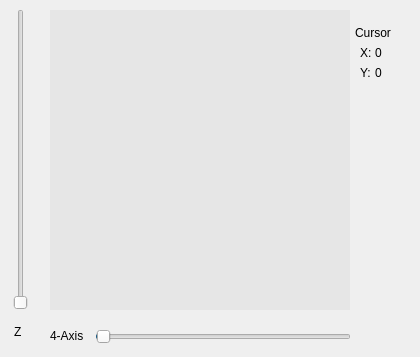
      <widget class="QWidget" name="t2D">
       <attribute name="title">
        <string>2D</string>
       </attribute>
       <widget class="QWidget" name="wg2D" native="true">
        <property name="geometry">
         <rect>
          <x>50</x>
          <y>10</y>
          <width>300</width>
          <height>300</height>
         </rect>
        </property>
        <property name="styleSheet">
         <string notr="true">background-color: rgb(230, 230, 230);</string>
        </property>
       </widget>
       <widget class="QSlider" name="vsZAdjsution">
        <property name="geometry">
         <rect>
          <x>10</x>
          <y>9</y>
          <width>22</width>
          <height>301</height>
         </rect>
        </property>
        <property name="maximum">
         <number>300</number>
        </property>
        <property name="orientation">
         <enum>Qt::Vertical</enum>
        </property>
       </widget>
       <widget class="QSlider" name="vsAngleAdjsution">
        <property name="geometry">
         <rect>
          <x>95</x>
          <y>326</y>
          <width>256</width>
          <height>22</height>
         </rect>
        </property>
        <property name="maximum">
         <number>180</number>
        </property>
        <property name="value">
         <number>1</number>
        </property>
        <property name="orientation">
         <enum>Qt::Horizontal</enum>
        </property>
       </widget>
       <widget class="QLabel" name="label_15">
        <property name="geometry">
         <rect>
          <x>14</x>
          <y>324</y>
          <width>17</width>
          <height>16</height>
         </rect>
        </property>
        <property name="text">
         <string>Z</string>
        </property>
       </widget>
       <widget class="QLabel" name="label_16">
        <property name="geometry">
         <rect>
          <x>50</x>
          <y>328</y>
          <width>46</width>
          <height>16</height>
         </rect>
        </property>
        <property name="text">
         <string>4-Axis</string>
        </property>
       </widget>
       <widget class="QLabel" name="label_41">
        <property name="geometry">
         <rect>
          <x>360</x>
          <y>45</y>
          <width>16</width>
          <height>16</height>
         </rect>
        </property>
        <property name="text">
         <string>X:</string>
        </property>
       </widget>
       <widget class="QLabel" name="label_51">
        <property name="geometry">
         <rect>
          <x>360</x>
          <y>65</y>
          <width>16</width>
          <height>16</height>
         </rect>
        </property>
        <property name="text">
         <string>Y:</string>
        </property>
       </widget>
       <widget class="QLabel" name="label_53">
        <property name="geometry">
         <rect>
          <x>355</x>
          <y>25</y>
          <width>46</width>
          <height>16</height>
         </rect>
        </property>
        <property name="text">
         <string>Cursor</string>
        </property>
       </widget>
       <widget class="QLabel" name="lbXCursor">
        <property name="geometry">
         <rect>
          <x>375</x>
          <y>45</y>
          <width>36</width>
          <height>16</height>
         </rect>
        </property>
        <property name="text">
         <string>0</string>
        </property>
       </widget>
       <widget class="QLabel" name="lbYCursor">
        <property name="geometry">
         <rect>
          <x>375</x>
          <y>65</y>
          <width>36</width>
          <height>16</height>
         </rect>
        </property>
        <property name="text">
         <string>0</string>
        </property>
       </widget>
      </widget>
